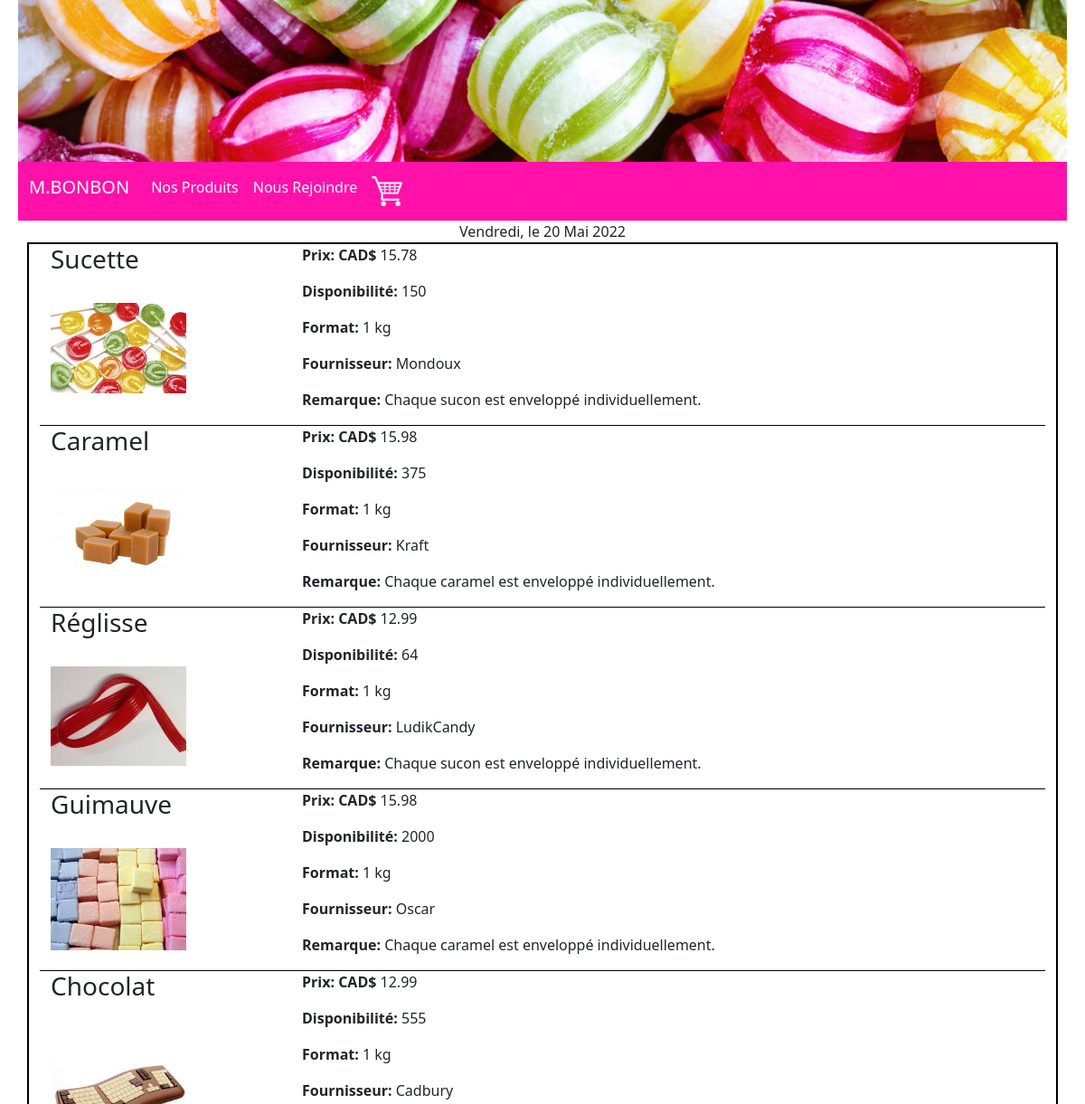
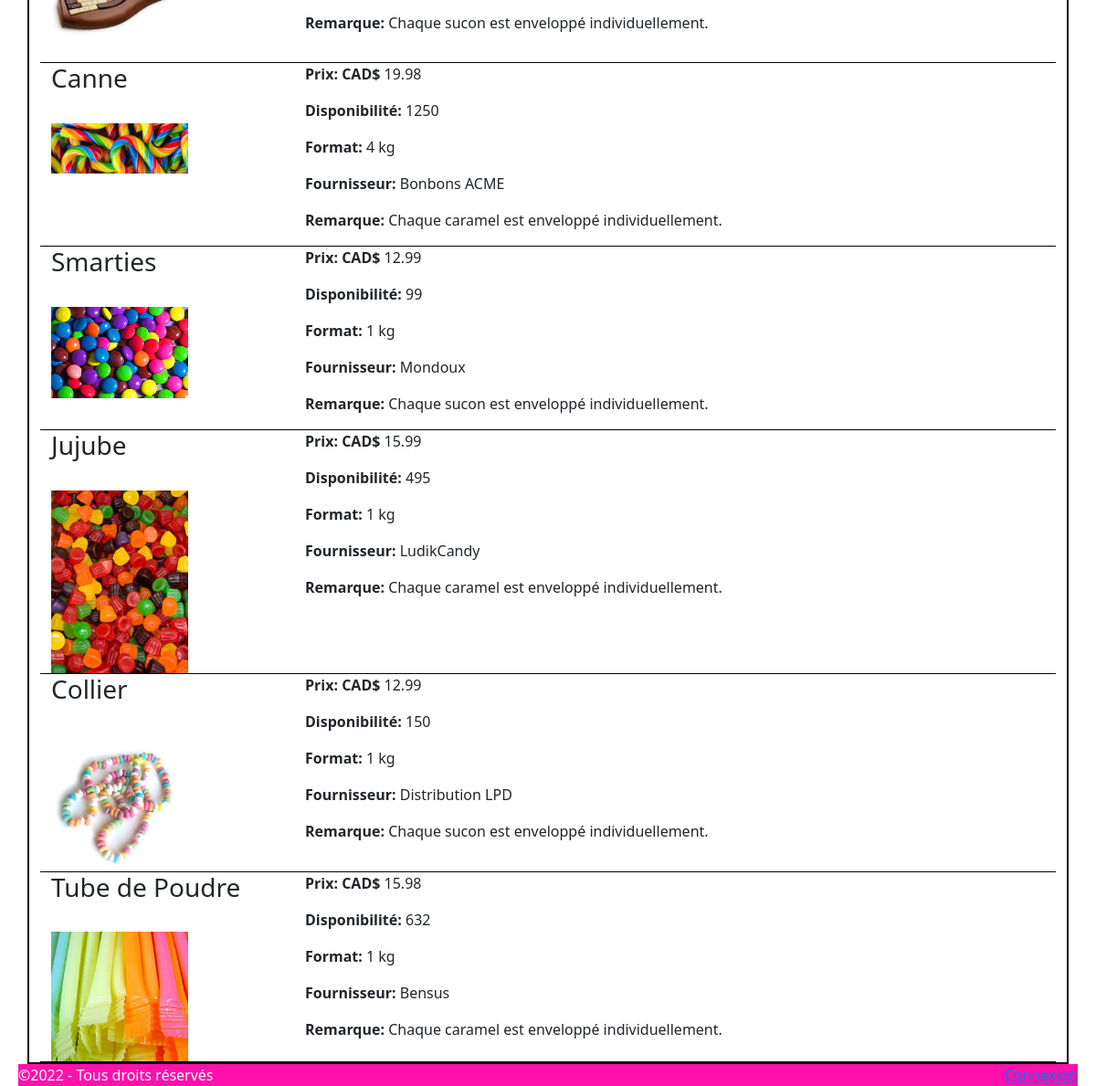
Screenshot of /Produit.php with the database file from the repository (2 pictures, top to bottom).
### tables this page shows
CREATE TABLE IF NOT EXISTS `produit` (
  `idProduit` smallint NOT NULL,
  `nomProduit` varchar(100) NOT NULL,
  `fournisseur` varchar(50) DEFAULT NULL,
  `quantite` smallint DEFAULT NULL,
  `format` varchar(25) DEFAULT NULL,
  `prix` float DEFAULT NULL,
  `description` varchar(100) DEFAULT NULL,
  PRIMARY KEY (`idProduit`)
);

### library/fonction.lib.php (the view, shortened to what this page needs)
<?php
    function afficherProduit($bd){
        mysqli_select_db($bd,'bonbon');
        $sql = "SELECT * FROM produit";
        $resultat = mysqli_query($bd, $sql);
        while($produit = mysqli_fetch_array($resultat)){
            echo "
            <div class=container>
                <div class='row' style='border-bottom: 1px solid black;'>
                    <div class='col-3'>
                        <h3>$produit[1]</h3><br><img src=image/$produit[0].jpg width=150px>
                    </div>
                    <div class='col'>
                    <p><b>Prix: CAD$</b> $produit[prix]</p>
                    <p><b>Disponibilité:</b>  $produit[quantite]</p>
                    <p><b>Format:</b> $produit[format]</p>
                    <p><b>Fournisseur:</b> $produit[fournisseur]</p>
                    <p><b>Remarque:</b> $produit[description]</p>
                    </div>
                </div>
            </div>";
        }
    };
?>

### include/head.inc.php (shortened to what this page needs)
<!DOCTYPE html>
<html lang="en">
<head>
    <link href="https://cdn.jsdelivr.net/npm/bootstrap@5.1.3/dist/css/bootstrap.min.css" rel="stylesheet">
    <link href="css/bonbon.css" rel="stylesheet">
</head>
<body style="margin-left: 20px; margin-right: 20px;">
<header>
  <div style="width: 100%" class="text-center">
    <img src="image/bonbon2.png" width=100%;>
    <nav class="navbar navbar-expand-sm navbar-dark" style="width: auto; background-color: rgb(255,17,170);">
        <div class="container-fluid">
          <h1 class="navbar-brand"><a href="tp5_index.php" style="text-decoration: none; color: white">M.BONBON</a></h1>
          <div class="collapse navbar-collapse" id="navbarNav">
            <ul class="navbar-nav">
              <li class="nav-item">
                <a class="nav-link active" href="Produit.php">Nos Produits</a>
              </li>
              <li class="nav-item">
                <a class="nav-link active" href="rejoindre.php">Nous Rejoindre</a>
              </li>
              <li class="nav-item">
                <a href="ajouterPanier.php" ><img src="image/panier.png" class="nav-link" width=50px></img></a>
              </li>
            </ul>
          </div>
        </div>
    </nav>
  </div>
  <div class="text-center">
  </div>
</header>
</body>
</html>

### Produit.php (shortened to what this page needs)
<?php
  include ("include/head.inc.php");
  require "library/fonction.lib.php";
?>
<body>
  <div class="container" style="border: 2px solid black">
    <?php
    afficherProduit($bd);?>
  </div>
</body>
<?php
  include ("include/foot.inc.php");
?>

### include/foot.inc.php
<body>
  <div class="footer">
        <div id="white" style="width: auto; background-color: rgb(255,17,170);">
         ©2022 - Tous droits réservés<div class="float-end"><a href="Connexion.php">Connexion</a></div>
        </div>
  </div>
</body>

### include/head.inc.php (style rules this page uses)
#white { color:white; }

### rows the page displays
produit: nomProduit "Sucette", shows a picture, prix "15.78", quantite "150", format "1 kg", fournisseur "Mondoux", description "Chaque sucon est enveloppé individuellement."
produit: nomProduit "Caramel", shows a picture, prix "15.98", quantite "375", format "1 kg", fournisseur "Kraft", description "Chaque caramel est enveloppé individuellement."
produit: nomProduit "Réglisse", shows a picture, prix "12.99", quantite "64", format "1 kg", fournisseur "LudikCandy", description "Chaque sucon est enveloppé individuellement."
produit: nomProduit "Guimauve", shows a picture, prix "15.98", quantite "2000", format "1 kg", fournisseur "Oscar", description "Chaque caramel est enveloppé individuellement."
produit: nomProduit "Chocolat", shows a picture, prix "12.99", quantite "555", format "1 kg", fournisseur "Cadbury", description "Chaque sucon est enveloppé individuellement."
produit: nomProduit "Canne", shows a picture, prix "19.98", quantite "1250", format "4 kg", fournisseur "Bonbons ACME", description "Chaque caramel est enveloppé individuellement."
produit: nomProduit "Smarties", shows a picture, prix "12.99", quantite "99", format "1 kg", fournisseur "Mondoux", description "Chaque sucon est enveloppé individuellement."
produit: nomProduit "Jujube", shows a picture, prix "15.99", quantite "495", format "1 kg", fournisseur "LudikCandy", description "Chaque caramel est enveloppé individuellement."
produit: nomProduit "Collier", shows a picture, prix "12.99", quantite "150", format "1 kg", fournisseur "Distribution LPD", description "Chaque sucon est enveloppé individuellement."
produit: nomProduit "Tube de Poudre", shows a picture, prix "15.98", quantite "632", format "1 kg", fournisseur "Bensus", description "Chaque caramel est enveloppé individuellement."
